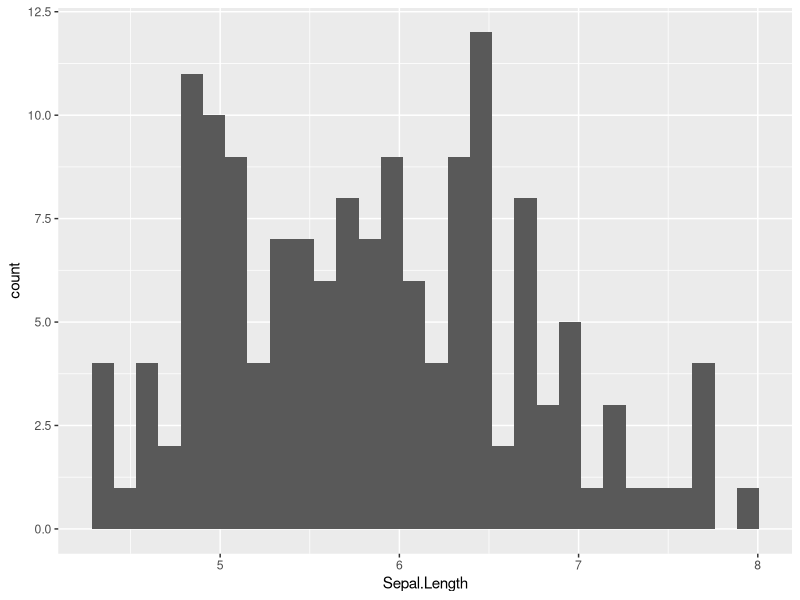
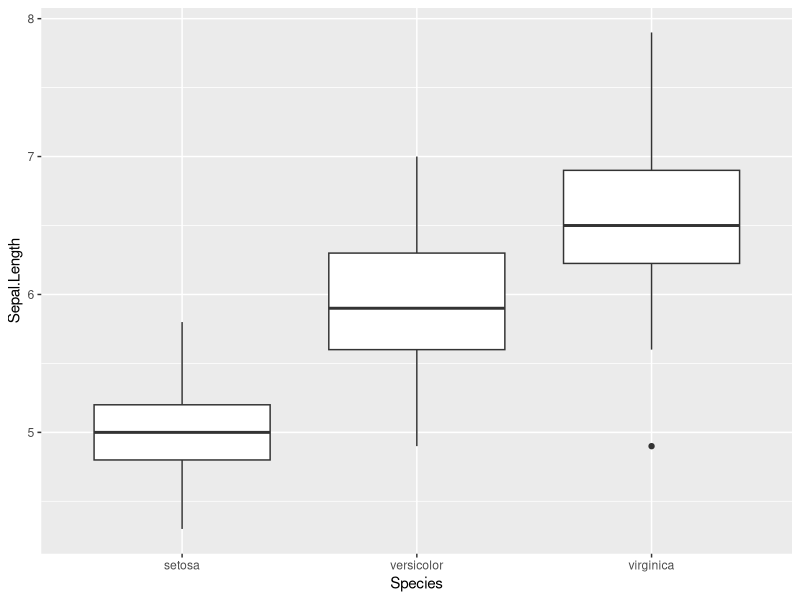
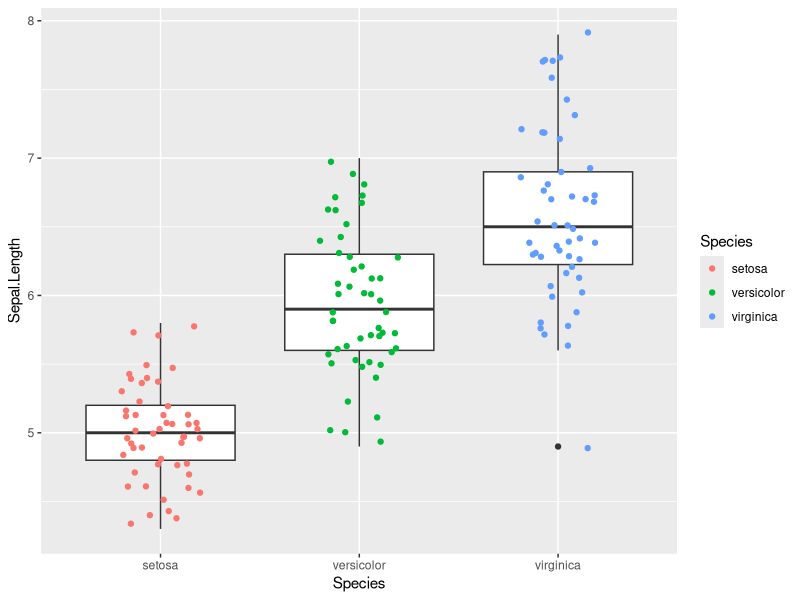

Source code (R) for these figures, in order:
## ---- chunk 1
knitr::opts_chunk$set(echo = FALSE)
## ---- chunk 2
#library(tidyverse)
library(ggplot2)
## ---- chunk 3
head(iris)
## ---- chunk 4
ggplot(data = iris) + geom_histogram(mapping = aes(x = Sepal.Length))
## ---- chunk 5
ggplot(data = iris) + geom_boxplot(mapping = aes(x = Species,
                                                 y = Sepal.Length))
## ---- chunk 6
ggplot(data = iris) + geom_boxplot(mapping = aes(x = Species,
                                                 y = Sepal.Length)) +
                      geom_jitter(mapping = aes(x = Species,
                                                y = Sepal.Length,
                                                color = Species),
                                  width = 0.2)
                                  
